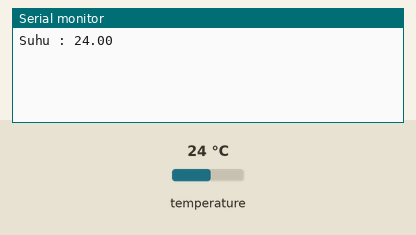
This sketch was run on a simulated Arduino Uno, built with avr-gcc and run on an emulated ATmega328P. On the bench: the last lines printed to the serial monitor. Inputs (shaded band) come from the test bench; at power-on: temperature 24 °C.

Above: at 1.5 s.
1.6 s: temperature set to 33 °C
At 4.2 s:
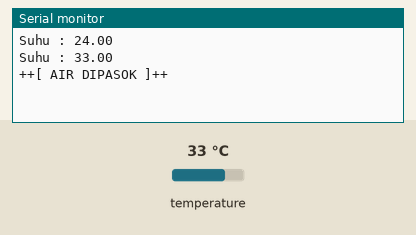
6.7 s: temperature set to 12 °C
At 8.3 s:
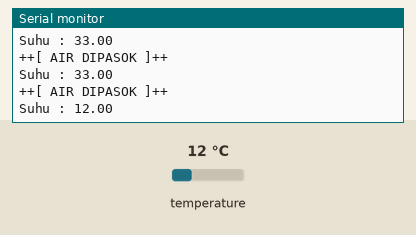
Timing chart, 0 to 9.8 s (numbered marks = the images above; inputs shaded):
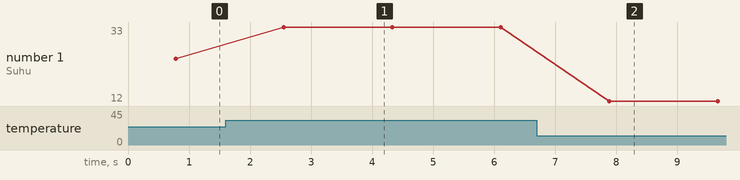

Measured:
- after the input at 1.6 s, the serial monitor: prints a new line after 0.96 s (image 1)
- after the input at 6.7 s, the serial monitor: prints a new line after 1.2 s (image 2)
- plotted number 1: 24 → 33 after the input at 1.6 s, 33 → 12 after the input at 6.7 s

The sketch:

SuhuCalbr.ino
```cpp
#include <OneWire.h>
#include <DallasTemperature.h>

#define ONE_WIRE_BUS 2
OneWire oneWire(ONE_WIRE_BUS);
DallasTemperature sensorSuhu(&oneWire);
float suhuSekarang;

void setup(void){
  Serial.begin(115200);
  pinMode(1, OUTPUT);
  sensorSuhu.begin();
}

void loop(void){
  suhuSekarang = ambilSuhu();
  Serial.print("Suhu : ");
  Serial.println(sensorSuhu.getTempCByIndex(0));

  delay(1000);
  if(suhuSekarang >= 30 ){
    Serial.println("++[ AIR DIPASOK ]++");
    digitalWrite(1, HIGH);
  }
}

float ambilSuhu(){
   sensorSuhu.requestTemperatures();
   float suhu = sensorSuhu.getTempCByIndex(0);
   return suhu;
}
```
